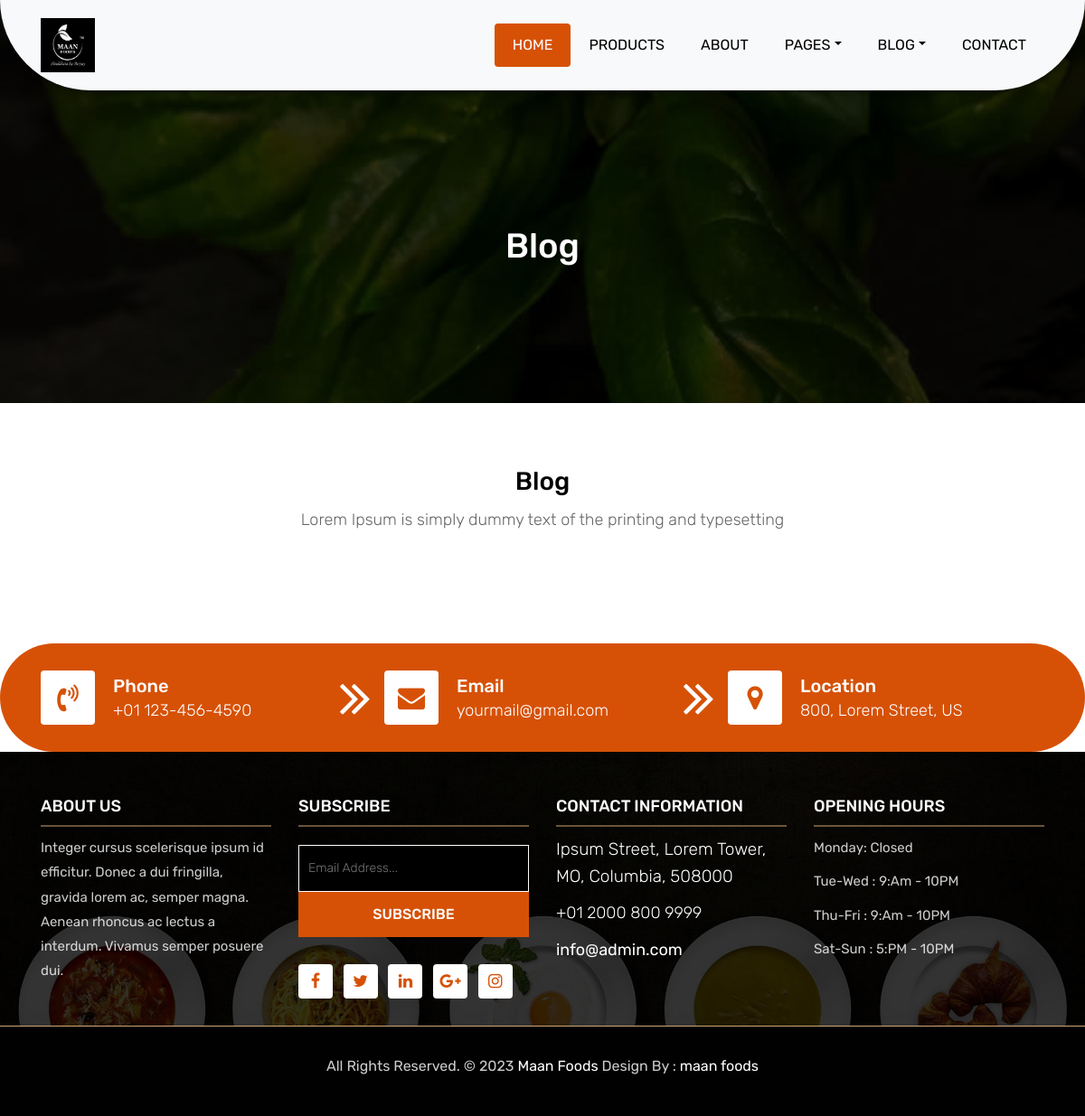
/blogs/, run on an earlier commit of the app's database.
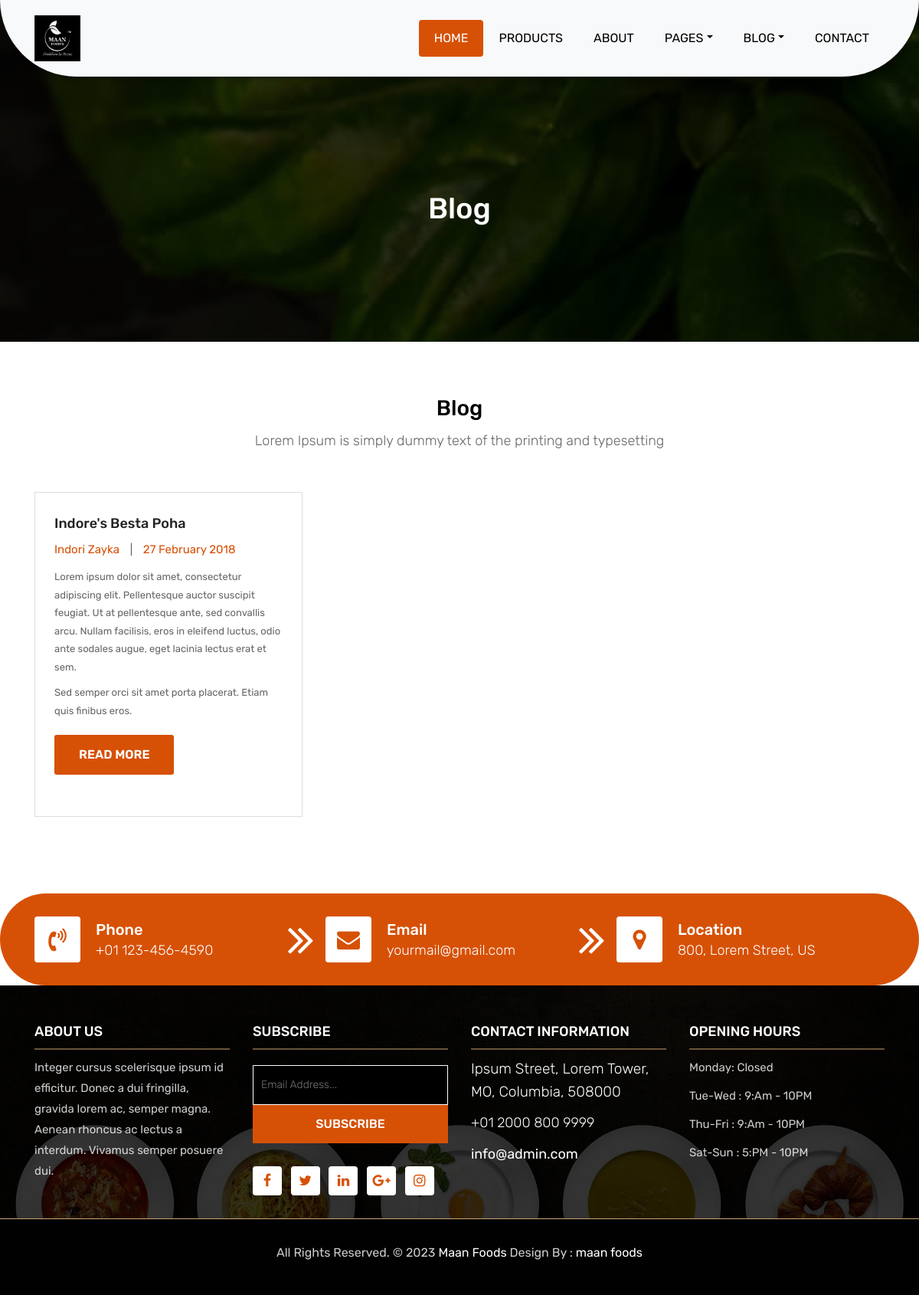
And on a later commit of the database.
### base/models.py (models this page shows, shortened)
class Blogs(models.Model):
    blog_author = models.CharField(max_length=40)
    blog_heading = models.CharField(max_length=100)
    blog_text = models.TextField()
    blog_posted_at=models.DateTimeField(auto_now_add=True)

### base/views.py (the view)
# urls.py: path("blogs/", views.blogs, name="blogs"),
def blogs(request):
    blogs=Blogs.objects.all()
    context={'blogs':blogs}
    return render(request, 'blog.html',context)

### templates/blog.html (shortened to what this page needs)
{% extends 'base.html' %}
{% load static %}
{% block content %}
	<div class="all-page-title page-breadcrumb">
		<div class="container text-center">
			<div class="row">
				<div class="col-lg-12">
					<h1>Blog</h1>
				</div>
			</div>
		</div>
	</div>
	<div class="blog-box">
		<div class="container">
			<div class="row">
				<div class="col-lg-12">
					<div class="heading-title text-center">
						<h2>Blog</h2>
						<p>Lorem Ipsum is simply dummy text of the printing and typesetting</p>
					</div>
				</div>
			</div>
			<div class="row">
				{% for blog in blogs %}
				<div class="col-lg-4 col-md-6 col-12">
					<div class="blog-box-inner">
						<div class="blog-img-box">
						</div>
						<div class="blog-detail">
							<h4>{{ blog.blog_heading }}</h4>
							<ul>
								<li><span>{{ blog.blog_author }}</span></li>
								<li>|</li>
								<li><span>27 February 2018</span></li>
							</ul>
							<p>Lorem ipsum dolor sit amet, consectetur adipiscing elit. Pellentesque auctor suscipit feugiat. Ut at pellentesque ante, sed convallis arcu. Nullam facilisis, eros in eleifend luctus, odio ante sodales augue, eget lacinia lectus erat et sem. </p>
							<p>Sed semper orci sit amet porta placerat. Etiam quis finibus eros. </p>
							<a class="btn btn-lg btn-circle btn-outline-new-white" href="#">Read More</a>
						</div>
					</div>
				</div>
			{% endfor %}
			</div>
		</div>
	</div>
	<div class="contact-imfo-box">
		<div class="container">
			<div class="row">
				<div class="col-md-4 arrow-right">
					<i class="fa fa-volume-control-phone"></i>
					<div class="overflow-hidden">
						<h4>Phone</h4>
						<p class="lead">
							+01 123-456-4590
						</p>
					</div>
				</div>
				<div class="col-md-4 arrow-right">
					<i class="fa fa-envelope"></i>
					<div class="overflow-hidden">
						<h4>Email</h4>
						<p class="lead">
							yourmail@gmail.com
						</p>
					</div>
				</div>
				<div class="col-md-4">
					<i class="fa fa-map-marker"></i>
					<div class="overflow-hidden">
						<h4>Location</h4>
						<p class="lead">
							800, Lorem Street, US
						</p>
					</div>
				</div>
			</div>
		</div>
	</div>
	{% endblock content %}

What changed in the data, as far as the page shows it:
added Blogs: blog_heading "Indore's Besta Poha", blog_author "Indori Zayka"
